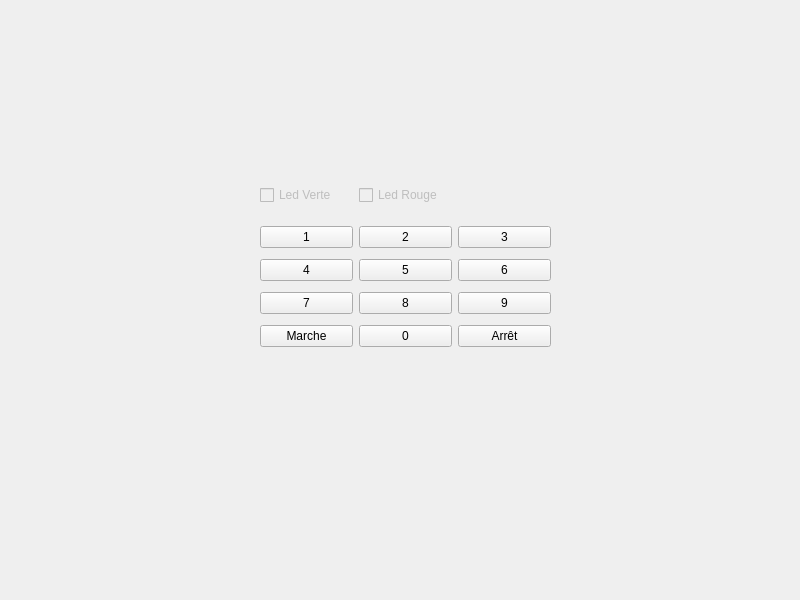
<?xml version="1.0" encoding="UTF-8"?>
<ui version="4.0">
 <class>Clavier</class>
 <widget class="QWidget" name="Clavier">
  <property name="geometry">
   <rect>
    <x>0</x>
    <y>0</y>
    <width>800</width>
    <height>600</height>
   </rect>
  </property>
  <property name="windowTitle">
   <string>Centrale D'alarme</string>
  </property>
  <widget class="QWidget" name="gridLayoutWidget">
   <property name="geometry">
    <rect>
     <x>260</x>
     <y>221</y>
     <width>291</width>
     <height>131</height>
    </rect>
   </property>
   <layout class="QGridLayout" name="gridLayout">
    <item row="2" column="1">
     <widget class="QPushButton" name="pushButton_8">
      <property name="text">
       <string>8</string>
      </property>
     </widget>
    </item>
    <item row="1" column="2">
     <widget class="QPushButton" name="pushButton_6">
      <property name="text">
       <string>6</string>
      </property>
     </widget>
    </item>
    <item row="1" column="1">
     <widget class="QPushButton" name="pushButton_5">
      <property name="text">
       <string>5</string>
      </property>
     </widget>
    </item>
    <item row="2" column="0">
     <widget class="QPushButton" name="pushButton_7">
      <property name="text">
       <string>7</string>
      </property>
     </widget>
    </item>
    <item row="2" column="2">
     <widget class="QPushButton" name="pushButton_9">
      <property name="text">
       <string>9</string>
      </property>
     </widget>
    </item>
    <item row="0" column="0">
     <widget class="QPushButton" name="pushButton_1">
      <property name="text">
       <string>1</string>
      </property>
     </widget>
    </item>
    <item row="1" column="0">
     <widget class="QPushButton" name="pushButton_4">
      <property name="text">
       <string>4</string>
      </property>
     </widget>
    </item>
    <item row="0" column="1">
     <widget class="QPushButton" name="pushButton_2">
      <property name="text">
       <string>2</string>
      </property>
     </widget>
    </item>
    <item row="0" column="2">
     <widget class="QPushButton" name="pushButton_3">
      <property name="text">
       <string>3</string>
      </property>
     </widget>
    </item>
    <item row="3" column="1">
     <widget class="QPushButton" name="pushButton_0">
      <property name="text">
       <string>0</string>
      </property>
     </widget>
    </item>
    <item row="3" column="0">
     <widget class="QPushButton" name="pushButton_Marche">
      <property name="text">
       <string>Marche</string>
      </property>
     </widget>
    </item>
    <item row="3" column="2">
     <widget class="QPushButton" name="pushButton_Arret">
      <property name="text">
       <string>Arrêt</string>
      </property>
     </widget>
    </item>
   </layout>
  </widget>
  <widget class="QWidget" name="horizontalLayoutWidget">
   <property name="geometry">
    <rect>
     <x>260</x>
     <y>180</y>
     <width>191</width>
     <height>31</height>
    </rect>
   </property>
   <layout class="QHBoxLayout" name="horizontalLayout">
    <item>
     <widget class="QCheckBox" name="checkBoxLedVerte">
      <property name="enabled">
       <bool>false</bool>
      </property>
      <property name="text">
       <string>Led Verte</string>
      </property>
      <property name="checked">
       <bool>false</bool>
      </property>
      <property name="tristate">
       <bool>false</bool>
      </property>
     </widget>
    </item>
    <item>
     <widget class="QCheckBox" name="checkBoxLedRouge">
      <property name="enabled">
       <bool>false</bool>
      </property>
      <property name="text">
       <string>Led Rouge</string>
      </property>
     </widget>
    </item>
   </layout>
  </widget>
 </widget>
 <resources/>
 <connections/>
</ui>
